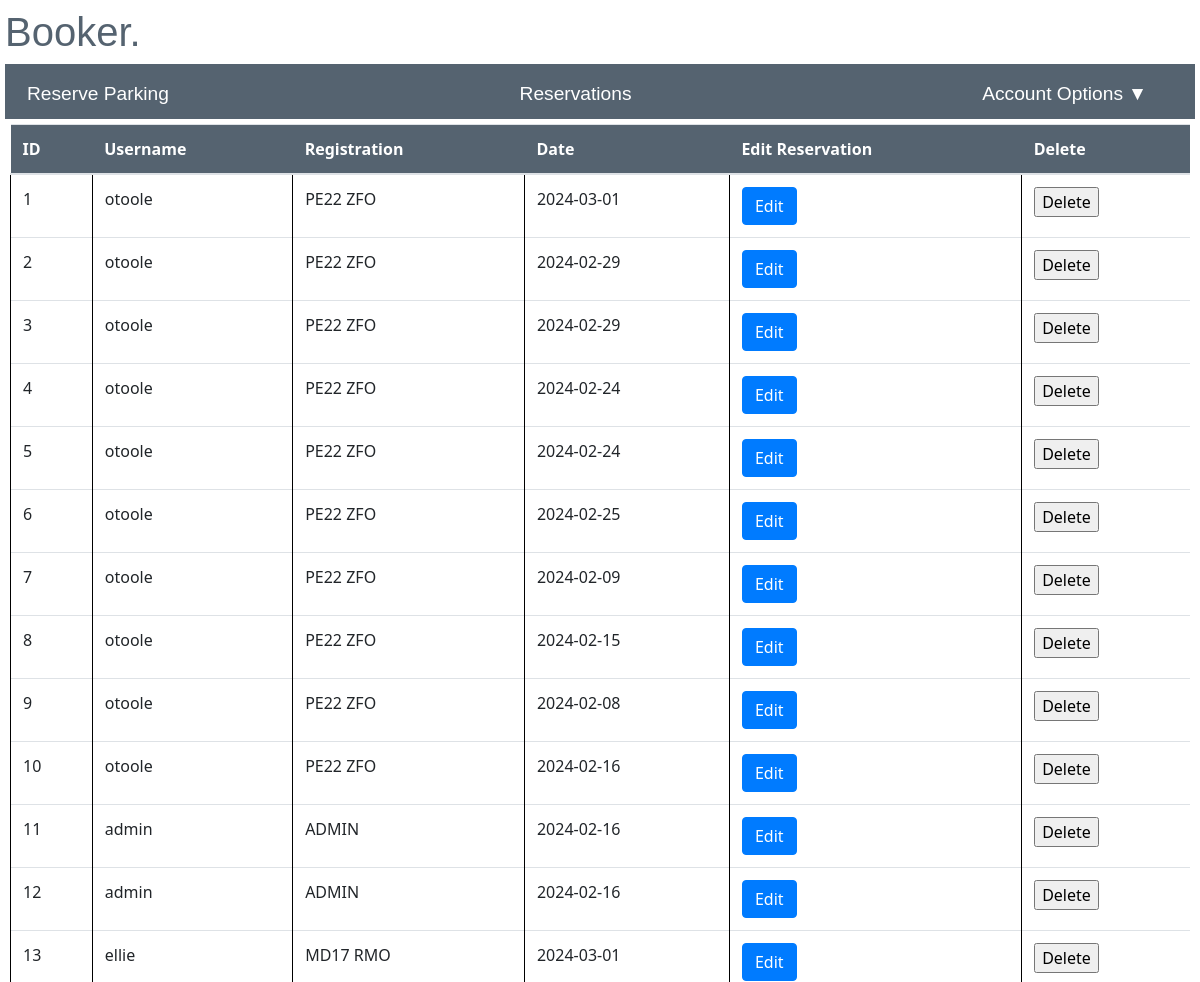
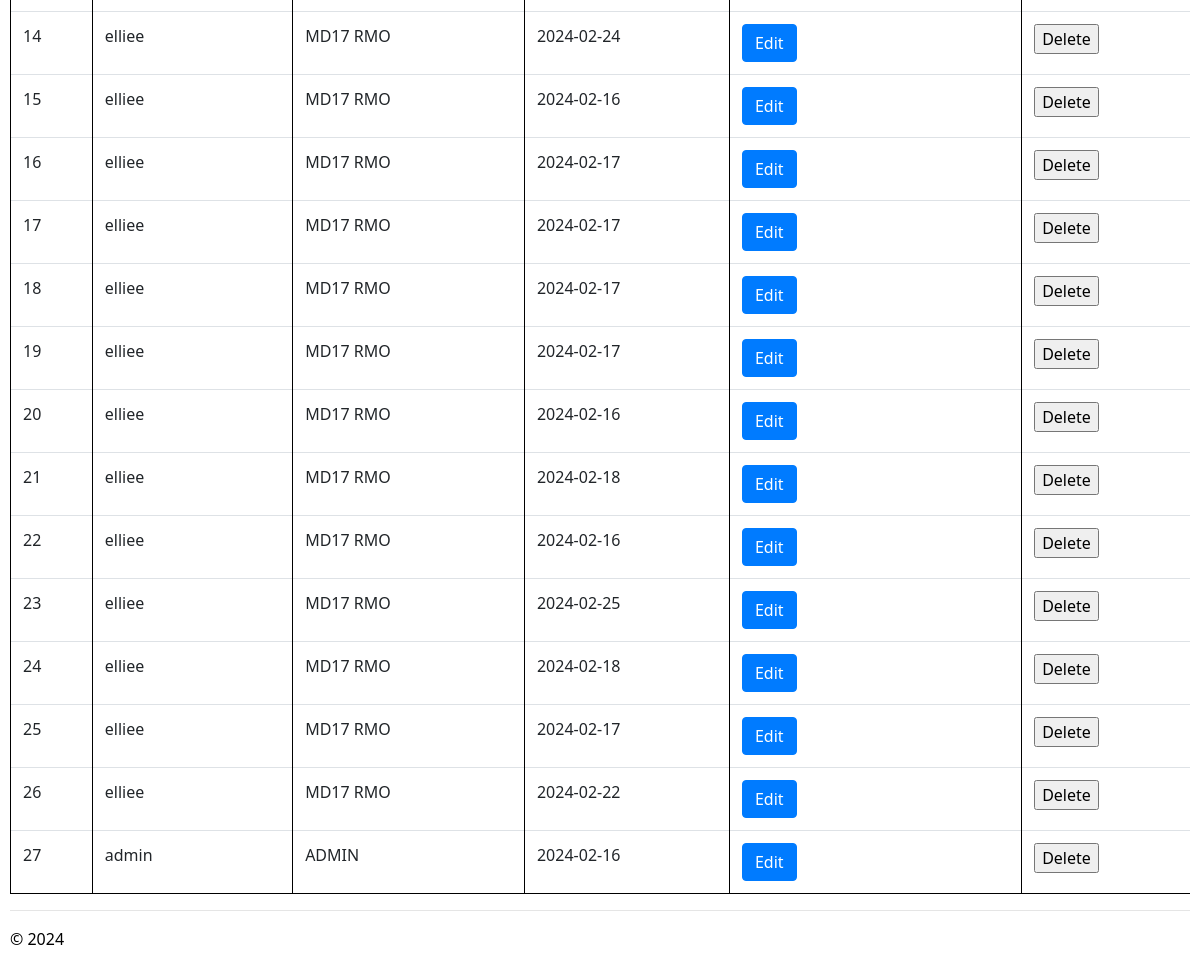
/reservations (signed in), run on the app's committed database (2 pictures, top to bottom).
### app/models/models.py (models this page shows)
class reserve(db.Model):
    __tablename__ = 'reserve'
    id = db.Column(db.Integer, primary_key=True, nullable=False)
    username = db.Column(db.String(20), db.ForeignKey('user.id'), nullable=False)
    registration = db.Column(db.String(100), nullable=False)
    date = db.Column(db.Integer,nullable=False)
    cancelled = db.Column(db.String(100), nullable=False, default='N')

### app/main/routes.py (the view)
@bp.route("/reservations")
@login_required
def reservations():
    if current_user.authorised =='Y':
        if current_user.role =='admin':
            reservation = reserve.query.all()
            current_app.logger.info('Username: %s accessed reservations', current_user.username)
        else:
            reservation = reserve.query.filter_by(username = current_user.username).all()
            current_app.logger.info('Username: %s accessed reservations', current_user.username)
        return render_template("reservations.html", reservation=reservation)
    else:
        current_app.logger.warning('Username: %s attempted to access reservations when they are not authorised', current_user.username)
        return render_template("unauthorised.html")

### app/__init__.py (called while the page is built)
def create_app(config_class=Config):
    app = Flask(__name__)
    app.config.from_object(config_class)
    db.init_app(app)
    login_manager.init_app(app)
    app.logger.setLevel(logging.INFO)
    handler = RotatingFileHandler('app.log', maxBytes=10240, backupCount=10)
    handler.setLevel(logging.INFO)
    formatter = logging.Formatter('%(asctime)s - %(levelname)s - %(message)s', datefmt='%Y-%m-%d %H:%M:%S')
    handler.setFormatter(formatter)
    app.logger.addHandler(handler)
    from app.main import bp as main_bp
    app.register_blueprint(main_bp)
    from app.user import bp as user_bp
    app.register_blueprint(user_bp)
    from app.admin import bp as admin_bp
    app.register_blueprint(admin_bp)
    @login_manager.user_loader
    def load_user(user_id):
        return User.query.get(int(user_id))
    return app

### app/main/templates/reservations.html (shortened to what this page needs)
{% extends "layout.html" %}
{% block content %}
<table class="table table-hover">
  <thead class="tables">
      <th>ID</th>
      <th>Username</th>
      <th>Registration</th>
      <th>Date</th>
      <th>Edit Reservation</th>
      {% if current_user.role == 'admin' %}
      <th>Delete</th>
      {% endif %}
    </thead>
    <tbody>
      {% for reservation in reservation %}
          <tr>
            <td>{{reservation.id}}</td>
            <td>{{reservation.username}}</td>
            <td>{{reservation.registration}}</td>
            <td>{{reservation.date}}</td>
              <div class="edit_button">
                <td><a href='{{url_for("main.edit_reservations", id=reservation.id)}}' class='btn btn-primary'>Edit</a></td>
              </div>
              {% if current_user.role == 'admin' %}
              <td>
                <form method="POST" action="/delete_reservation/">
                  <input type="submit" value="Delete" onclick='return confirm("Are you sure you want to delete this ticket?")'></a>
                </form>
               </td>
              {% endif %}
          </tr>
      {%endfor%}
      </tbody>
  </table>
{% endblock %}

### app/main/templates/layout.html (shortened to what this page needs)
<!DOCTYPE html>
<html>
    <head>
        <link rel="stylesheet" href="https://stackpath.bootstrapcdn.com/bootstrap/4.5.2/css/bootstrap.min.css">
        <link rel="stylesheet" type="text/css" href="{{ url_for('static', filename='site.css')}}" />
    </head>
    <body>
        <div class="heading">
            <h1>Booker.</h1>
        <div class="navbar">
          <a  href="{{ url_for('main.reserve_parking') }}" class="navbar-item">Reserve Parking</a>
          <a href="{{ url_for('main.reservations') }}" class="navbar-item">Reservations</a>
          <div class="dropdown">
            <a class="navbar-item dropdown-arrow" >Account Options</a>
          </div>
        </div>
        <div class="body-content">
            {% block content %}
            {% endblock %}
            <hr/>
            <footer>
                <p>&copy; 2024</p>
            </footer>
        </div>
    </body>
</html>

### app/static/site.css (style rules this page uses)
.body-content { padding: 5px; font-family:'Segoe UI', Tahoma, Geneva, Verdana, sans-serif; color: rgb(0, 0, 0); }
.heading { display:block; flex-direction: column; justify-content: center; align-items: center; color: rgb(85, 99, 112); font-family:Arial, Helvetica, sans-serif }
.navbar { background-color: rgb(85, 99, 112); font-size: 1.2em; font-family: 'Trebuchet MS', 'Lucida Sans Unicode', 'Lucida Grande', 'Lucida Sans', Arial, sans-serif; color: white; padding: 8px 30px 2px 4px; }
.navbar-item { padding: 8px; margin: 0 10px; text-decoration: none; color: white; cursor: pointer; }
.dropdown-arrow::after { content: '\25BC'; margin-left: 5px; }
tr { border-bottom: 1px solid black; }
td { padding: 1em; border-left: 1px solid black; }
.tables { background-color: rgb(85, 99, 112); color: white; }

### app/main/templates/layout.html (style rules this page uses)
body { padding: 8px 5px 8px 5px; }

### data on the page
reserve: id "1", username "otoole", registration "PE22 ZFO", date "2024-03-01"
reserve: id "2", username "otoole", registration "PE22 ZFO", date "2024-02-29"
reserve: id "3", username "otoole", registration "PE22 ZFO", date "2024-02-29"
reserve: id "4", username "otoole", registration "PE22 ZFO", date "2024-02-24"
reserve: id "5", username "otoole", registration "PE22 ZFO", date "2024-02-24"
reserve: id "6", username "otoole", registration "PE22 ZFO", date "2024-02-25"
reserve: id "7", username "otoole", registration "PE22 ZFO", date "2024-02-09"
reserve: id "8", username "otoole", registration "PE22 ZFO", date "2024-02-15"
reserve: id "9", username "otoole", registration "PE22 ZFO", date "2024-02-08"
reserve: id "10", username "otoole", registration "PE22 ZFO", date "2024-02-16"
reserve: id "11", username "admin", registration "ADMIN", date "2024-02-16"
reserve: id "12", username "admin", registration "ADMIN", date "2024-02-16"
reserve: id "13", username "ellie", registration "MD17 RMO", date "2024-03-01"
reserve: id "14", username "elliee", registration "MD17 RMO", date "2024-02-24"
reserve: id "15", username "elliee", registration "MD17 RMO", date "2024-02-16"
reserve: id "16", username "elliee", registration "MD17 RMO", date "2024-02-17"
reserve: id "17", username "elliee", registration "MD17 RMO", date "2024-02-17"
reserve: id "18", username "elliee", registration "MD17 RMO", date "2024-02-17"
reserve: id "19", username "elliee", registration "MD17 RMO", date "2024-02-17"
reserve: id "20", username "elliee", registration "MD17 RMO", date "2024-02-16"
reserve: id "21", username "elliee", registration "MD17 RMO", date "2024-02-18"
reserve: id "22", username "elliee", registration "MD17 RMO", date "2024-02-16"
reserve: id "23", username "elliee", registration "MD17 RMO", date "2024-02-25"
reserve: id "24", username "elliee", registration "MD17 RMO", date "2024-02-18"
reserve: id "25", username "elliee", registration "MD17 RMO", date "2024-02-17"
reserve: id "26", username "elliee", registration "MD17 RMO", date "2024-02-22"
reserve: id "27", username "admin", registration "ADMIN", date "2024-02-16"
